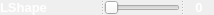
     <widget class="QSplitter" name="splitter_6">
      <property name="orientation">
       <enum>Qt::Horizontal</enum>
      </property>
      <widget class="QLabel" name="label_6">
       <property name="minimumSize">
        <size>
         <width>100</width>
         <height>0</height>
        </size>
       </property>
       <property name="maximumSize">
        <size>
         <width>100</width>
         <height>16777215</height>
        </size>
       </property>
       <property name="palette">
        <palette>
         <active>
          <colorrole role="WindowText">
           <brush brushstyle="SolidPattern">
            <color alpha="255">
             <red>255</red>
             <green>255</green>
             <blue>255</blue>
            </color>
           </brush>
          </colorrole>
          <colorrole role="Button">
           <brush brushstyle="SolidPattern">
            <color alpha="255">
             <red>0</red>
             <green>0</green>
             <blue>0</blue>
            </color>
           </brush>
          </colorrole>
          <colorrole role="Base">
           <brush brushstyle="SolidPattern">
            <color alpha="255">
             <red>0</red>
             <green>0</green>
             <blue>0</blue>
            </color>
           </brush>
          </colorrole>
          <colorrole role="Window">
           <brush brushstyle="SolidPattern">
            <color alpha="255">
             <red>0</red>
             <green>0</green>
             <blue>0</blue>
            </color>
           </brush>
          </colorrole>
         </active>
         <inactive>
          <colorrole role="WindowText">
           <brush brushstyle="SolidPattern">
            <color alpha="255">
             <red>255</red>
             <green>255</green>
             <blue>255</blue>
            </color>
           </brush>
          </colorrole>
          <colorrole role="Button">
           <brush brushstyle="SolidPattern">
            <color alpha="255">
             <red>0</red>
             <green>0</green>
             <blue>0</blue>
            </color>
           </brush>
          </colorrole>
          <colorrole role="Base">
           <brush brushstyle="SolidPattern">
            <color alpha="255">
             <red>0</red>
             <green>0</green>
             <blue>0</blue>
            </color>
           </brush>
          </colorrole>
          <colorrole role="Window">
           <brush brushstyle="SolidPattern">
            <color alpha="255">
             <red>0</red>
             <green>0</green>
             <blue>0</blue>
            </color>
           </brush>
          </colorrole>
         </inactive>
         <disabled>
          <colorrole role="WindowText">
           <brush brushstyle="SolidPattern">
            <color alpha="255">
             <red>120</red>
             <green>120</green>
             <blue>120</blue>
            </color>
           </brush>
          </colorrole>
          <colorrole role="Button">
           <brush brushstyle="SolidPattern">
            <color alpha="255">
             <red>0</red>
             <green>0</green>
             <blue>0</blue>
            </color>
           </brush>
          </colorrole>
          <colorrole role="Base">
           <brush brushstyle="SolidPattern">
            <color alpha="255">
             <red>0</red>
             <green>0</green>
             <blue>0</blue>
            </color>
           </brush>
          </colorrole>
          <colorrole role="Window">
           <brush brushstyle="SolidPattern">
            <color alpha="255">
             <red>0</red>
             <green>0</green>
             <blue>0</blue>
            </color>
           </brush>
          </colorrole>
         </disabled>
        </palette>
       </property>
       <property name="font">
        <font>
         <family>Arial</family>
         <pointsize>10</pointsize>
         <weight>75</weight>
         <bold>true</bold>
        </font>
       </property>
       <property name="text">
        <string>LShape</string>
       </property>
      </widget>
      <widget class="QSlider" name="hsLShape">
       <property name="cursor">
        <cursorShape>OpenHandCursor</cursorShape>
       </property>
       <property name="maximum">
        <number>100</number>
       </property>
       <property name="orientation">
        <enum>Qt::Horizontal</enum>
       </property>
      </widget>
      <widget class="QLabel" name="lblLShape">
       <property name="minimumSize">
        <size>
         <width>30</width>
         <height>0</height>
        </size>
       </property>
       <property name="maximumSize">
        <size>
         <width>30</width>
         <height>16777215</height>
        </size>
       </property>
       <property name="palette">
        <palette>
         <active>
          <colorrole role="WindowText">
           <brush brushstyle="SolidPattern">
            <color alpha="255">
             <red>255</red>
             <green>255</green>
             <blue>255</blue>
            </color>
           </brush>
          </colorrole>
          <colorrole role="Button">
           <brush brushstyle="SolidPattern">
            <color alpha="255">
             <red>0</red>
             <green>0</green>
             <blue>0</blue>
            </color>
           </brush>
          </colorrole>
          <colorrole role="Base">
           <brush brushstyle="SolidPattern">
            <color alpha="255">
             <red>0</red>
             <green>0</green>
             <blue>0</blue>
            </color>
           </brush>
          </colorrole>
          <colorrole role="Window">
           <brush brushstyle="SolidPattern">
            <color alpha="255">
             <red>0</red>
             <green>0</green>
             <blue>0</blue>
            </color>
           </brush>
          </colorrole>
         </active>
         <inactive>
          <colorrole role="WindowText">
           <brush brushstyle="SolidPattern">
            <color alpha="255">
             <red>255</red>
             <green>255</green>
             <blue>255</blue>
            </color>
           </brush>
          </colorrole>
          <colorrole role="Button">
           <brush brushstyle="SolidPattern">
            <color alpha="255">
             <red>0</red>
             <green>0</green>
             <blue>0</blue>
            </color>
           </brush>
          </colorrole>
          <colorrole role="Base">
           <brush brushstyle="SolidPattern">
            <color alpha="255">
             <red>0</red>
             <green>0</green>
             <blue>0</blue>
            </color>
           </brush>
          </colorrole>
          <colorrole role="Window">
           <brush brushstyle="SolidPattern">
            <color alpha="255">
             <red>0</red>
             <green>0</green>
             <blue>0</blue>
            </color>
           </brush>
          </colorrole>
         </inactive>
         <disabled>
          <colorrole role="WindowText">
           <brush brushstyle="SolidPattern">
            <color alpha="255">
             <red>120</red>
             <green>120</green>
             <blue>120</blue>
            </color>
           </brush>
          </colorrole>
          <colorrole role="Button">
           <brush brushstyle="SolidPattern">
            <color alpha="255">
             <red>0</red>
             <green>0</green>
             <blue>0</blue>
            </color>
           </brush>
          </colorrole>
          <colorrole role="Base">
           <brush brushstyle="SolidPattern">
            <color alpha="255">
             <red>0</red>
             <green>0</green>
             <blue>0</blue>
            </color>
           </brush>
          </colorrole>
          <colorrole role="Window">
           <brush brushstyle="SolidPattern">
            <color alpha="255">
             <red>0</red>
             <green>0</green>
             <blue>0</blue>
            </color>
           </brush>
          </colorrole>
         </disabled>
        </palette>
       </property>
       <property name="font">
        <font>
         <family>Arial</family>
         <pointsize>10</pointsize>
         <weight>75</weight>
         <bold>true</bold>
        </font>
       </property>
       <property name="text">
        <string>0</string>
       </property>
       <property name="alignment">
        <set>Qt::AlignCenter</set>
       </property>
      </widget>
     </widget>
